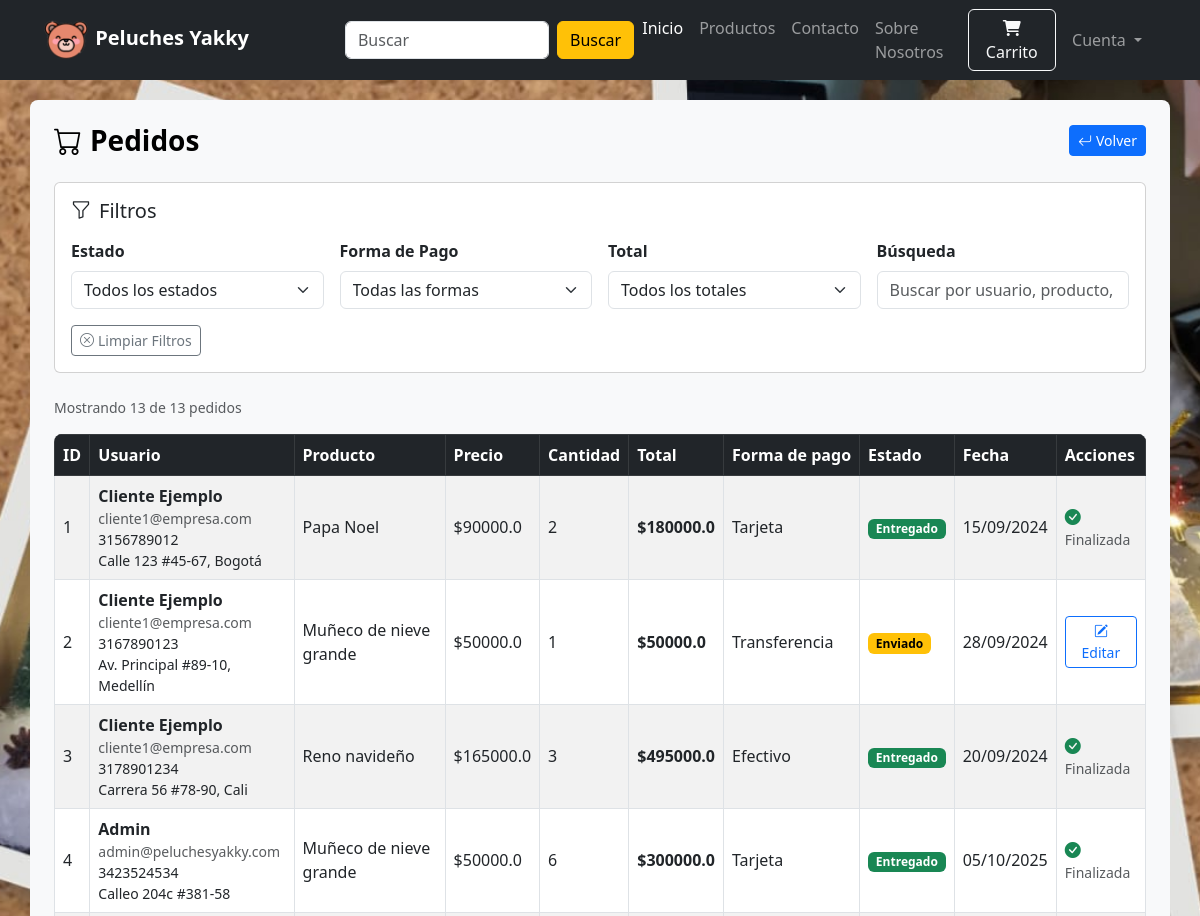
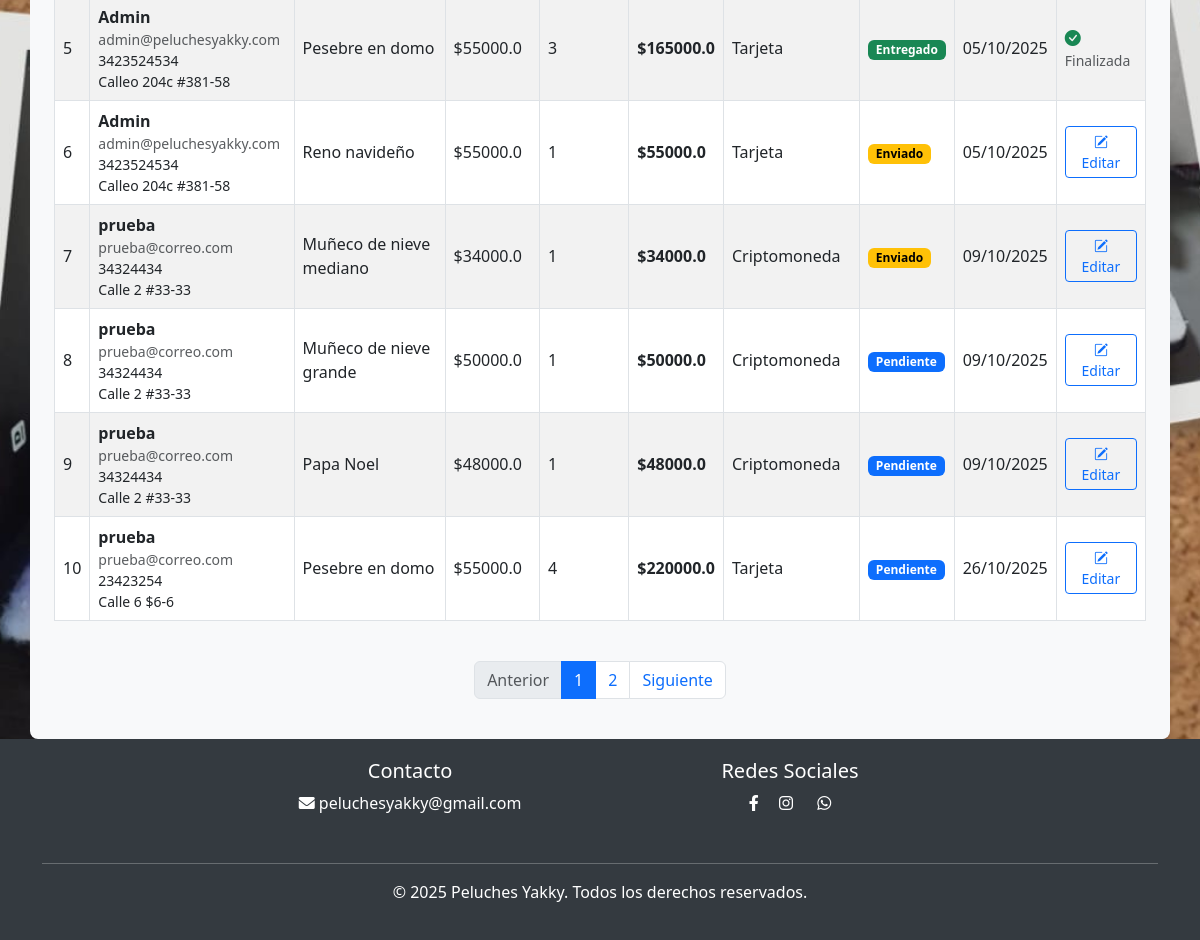
The app's page /ver-pedidos (signed in) with its own data (2 pictures, top to bottom).
### website/models/order_model.py (models this page shows, shortened)
class Order(db.Model):
    id = db.Column(db.Integer, primary_key=True)
    quantity = db.Column(db.Integer, nullable=False)
    price = db.Column(db.Float, nullable=False)
    status = db.Column(db.String(100), default="Pendiente")
    payment_id = db.Column(db.String(1000), default=lambda: str(uuid.uuid4())[:8])
    address = db.Column(db.String(1000), nullable=False)
    phone = db.Column(db.String(20), nullable=False)
    forma_pago = db.Column(db.String(20), nullable=False)
    fecha_creacion = db.Column(db.DateTime(), default=datetime.utcnow)
    customer_link = db.Column(db.Integer, db.ForeignKey("customer.id"), nullable=False)
    product_link = db.Column(db.Integer, db.ForeignKey("product.id"), nullable=False)

### website/models/customer_model.py (models this page shows, shortened)
class Customer(db.Model, UserMixin):
    id = db.Column(db.Integer, primary_key=True)
    rol_id = db.Column(
        db.Integer, db.ForeignKey("rol.id_rol"), nullable=True, default=3
    )
    email = db.Column(db.String(100), unique=True)
    username = db.Column(db.String(100))
    password_hash = db.Column(db.String(150))
    date_joined = db.Column(db.DateTime(), default=datetime.utcnow)
    active = db.Column(db.Boolean, default=True)
    telefono = db.Column(db.Integer, nullable=True)
    cart_items = db.relationship(
        "Cart", backref=db.backref("customer", lazy=True), cascade="all, delete-orphan"
    )
    orders = db.relationship(
        "Order", backref=db.backref("customer", lazy=True), cascade="all, delete-orphan"
    )
    @property
    def is_authenticated(self):
        return True  # Para usuarios reales siempre True
    @property
    def password(self):
        raise AttributeError("Password is not a readable Attribute")

### website/models/producto_model.py (models this page shows, shortened)
class Product(db.Model):
    id = db.Column(db.Integer, primary_key=True)
    product_name = db.Column(db.String(100), nullable=False)
    current_price = db.Column(db.Integer, nullable=False)
    precio_costo = db.Column(db.Integer, nullable=False)  # tarea
    previous_price = db.Column(db.Integer, nullable=False)
    in_stock = db.Column(db.Integer, nullable=False)
    product_picture = db.Column(db.String(1000), nullable=False)
    flash_sale = db.Column(db.Boolean, default=False)
    date_added = db.Column(db.DateTime, default=datetime.utcnow)
    descripcion = db.Column(db.String(1000), nullable=False)
    is_deleted = db.Column(db.Boolean, default=False)
    carts = db.relationship(
        "Cart", backref=db.backref("product", lazy=True), cascade="all, delete-orphan"
    )
    orders = db.relationship(
        "Order", backref=db.backref("product", lazy=True), cascade="all, delete-orphan"
    )

### website/admin.py (the view)
@admin.route("/ver-pedidos", methods=["GET", "POST"])
@login_required
@rol_required(1)
def ver_pedidos():
    if current_user.id == 1:
        pedidos = Order.query.all()
        return render_template("ver_pedidos.html", pedidos=pedidos)
    return render_template("error_404.html")

### website/templates/ver_pedidos.html (shortened to what this page needs)
{% extends 'index.html' %}
{% block body %}
{% if pedidos | length < 1 %} <div class="fondo" style="min-height: 100vh; padding-top: 20px;">
    <div class="container bg-light rounded-3 p-2 ">
        <div class="d-flex justify-content-between align-items-center mb-5">
            <h1 class="text-black mb-0 display-4 fw-bold">
                <i class="bi bi-cart fs-1 text-black m-3"></i> Pedidos
            </h1>
            <div class="d-flex gap-3">
                <button onclick="window.location.href='/adminvista'" class="btn btn-primary">
                    <i class="bi bi-arrow-return-left me-2"></i> Volver
                </button>
            </div>
        </div>
        <h1 class="text-black mb-0 display-4 fw-bold text-center p-5">
            <i class="bi bi-emoji-frown-fill fs-1 text-black m-3"></i> No hay pedidos
        </h1>
    </div>
    </div>
    {% else %}
    <div class="fondo" style="min-height: 100vh; padding-top: 20px;">
        <div class="container bg-light rounded-3 p-4">
            <div class="d-flex justify-content-between align-items-center mb-4">
                <h1 class="text-black mb-0 fs-3 fw-bold">
                    <i class="bi bi-cart me-2"></i>Pedidos
                </h1>
                <button onclick="window.location.href='/adminvista'" class="btn btn-primary btn-sm">
                    <i class="bi bi-arrow-return-left me-1"></i>Volver
                </button>
            </div>
            <div class="card mb-4">
                <div class="card-body">
                    <h5 class="card-title mb-3">
                        <i class="bi bi-funnel me-2"></i>Filtros
                    </h5>
                    <div class="row g-3">
                        <div class="col-md-3">
                            <label class="form-label fw-bold">Estado</label>
                            <select class="form-select" id="filterEstado">
                                <option value="all">Todos los estados</option>
                            </select>
                        </div>
                        <div class="col-md-3">
                            <label class="form-label fw-bold">Forma de Pago</label>
                            <select class="form-select" id="filterPago">
                                <option value="all">Todas las formas</option>
                                {% set formas_pago_unicas = [] %}
                                {% for pedido in pedidos %}
                                {% if pedido.forma_pago and pedido.forma_pago not in formas_pago_unicas %}
                                {% set _ = formas_pago_unicas.append(pedido.forma_pago) %}
                                {% endif %}
                                {% endfor %}
                            </select>
                        </div>
                        <div class="col-md-3">
                            <label class="form-label fw-bold">Total</label>
                            <select class="form-select" id="filterTotal">
                                <option value="all">Todos los totales</option>
                            </select>
                        </div>
                        <div class="col-md-3">
                            <label class="form-label fw-bold">Búsqueda</label>
                            <input type="text" class="form-control" id="searchInput"
                                placeholder="Buscar por usuario, producto, email...">
                        </div>
                    </div>
                    <div class="row mt-3">
                        <div class="col-12">
                            <button class="btn btn-outline-secondary btn-sm" id="clearFilters">
                                <i class="bi bi-x-circle me-1"></i>Limpiar Filtros
                            </button>
                        </div>
                    </div>
                </div>
            </div>
            <div class="d-flex justify-content-between align-items-center mb-3">
                <small class="text-muted" id="resultCount">
                </small>
            </div>
            <div class="table-responsive-lg rounded-3">
                <table class="table table-bordered table-hover table-striped align-middle">
                    <thead class="table-dark">
                        <tr>
                            <th class="text-nowrap">ID</th>
                            <th class="text-nowrap">Usuario</th>
                            <th class="text-nowrap">Producto</th>
                            <th class="text-nowrap">Precio</th>
                            <th class="text-nowrap">Cantidad</th>
                            <th class="text-nowrap">Total</th>
                            <th class="text-nowrap">Forma de pago</th>
                            <th class="text-nowrap">Estado</th>
                            <th class="text-nowrap">Fecha</th>
                            <th class="text-nowrap">Acciones</th>
                        </tr>
                    </thead>
                    <tbody id="pedidosTableBody">
                        {% for item in pedidos %}
                        <tr class="pedido-row" data-estado="{{ item.status }}" data-pago="{{ item.forma_pago }}"
                            data-total="{{ item.price * item.quantity }}"
                            data-search="{{ item.customer.username ~ ' ' ~ item.customer.email ~ ' ' ~ item.product.product_name ~ ' ' ~ item.phone ~ ' ' ~ item.address }}">
                            <td>{{ item.id }}</td>
                            <td>
                                <div class="d-flex flex-column">
                                    <span class="fw-bold">{{ item.customer.username }}</span>
                                    <small class="text-muted">{{ item.customer.email }}</small>
                                    <small>{{ item.phone }}</small>
                                    <small>{{ item.address }}</small>
                                </div>
                            </td>
                            <td>
                                <div class="d-flex align-items-center">
                                    <span>{{ item.product.product_name }}</span>
                                </div>
                            </td>
                            <td>${{ item.price }}</td>
                            <td>{{ item.quantity }}</td>
                            <td class="fw-bold">${{ item.price * item.quantity }}</td>
                            <td>{{ item.forma_pago }}</td>
                            <td>
                                <span class="badge
                                {% if item.status == 'Entregado' %}bg-success
                                {% elif item.status == 'Enviado' %}bg-warning text-black
                                {% else %}bg-primary{% endif %}">
                                    {{ item.status }}
                                </span>
                            </td>
                            <td class="text-nowrap">{{ item.fecha_creacion.strftime('%d/%m/%Y') }}</td>
                            <td>
                                {% if item.status == 'Entregado' %}
                                <i class="bi bi-check-circle-fill text-success" title="Completada"></i>
                                <small class="text-muted d-block">Finalizada</small>
                                {% else %}
                                <a href="/actua-pedido/{{ item.id }}" class="btn btn-sm btn-outline-primary">
                                    <i class="bi bi-pencil-square"></i> Editar
                                </a>
                                {% endif %}
                            </td>
                        </tr>
                        {% endfor %}
                    </tbody>
                </table>
            </div>
            <nav aria-label="Paginación de pedidos" class="mt-4">
                <ul class="pagination justify-content-center" id="pagination">
                </ul>
            </nav>
        </div>
    </div>
    {% endif %}
    {% endblock %}

### website/static/css/style.css (style rules this page uses)
.fondo { background-image: url(../img/fondo.png); background-position: center; background-repeat: repeat; background-attachment: fixed; background-size: cover; }

### website/templates/ver_pedidos.html (style rules this page uses)
.table-responsive-lg { overflow-x: auto; -webkit-overflow-scrolling: touch; }
.fondo { background-color: #f8f9fa; }
.pedido-row { transition: all 0.3s ease; }

### records on screen
Order: id "1", customer.username "Cliente Ejemplo", customer.email "cliente1@empresa.com", phone "3156789012", address "Calle 123 #45-67, Bogotá", product.product_name "Papa Noel", price "90000.0", quantity "2", item.price*item.quantity "180000.0", forma_pago "Tarjeta", status "Entregado", fecha_creacion "15/09/2024", shows "Finalizada"
Order: id "2", customer.username "Cliente Ejemplo", customer.email "cliente1@empresa.com", phone "3167890123", address "Av. Principal #89-10, Medellín", product.product_name "Muñeco de nieve grande", price "50000.0", quantity "1", item.price*item.quantity "50000.0", forma_pago "Transferencia", status "Enviado", fecha_creacion "28/09/2024"
Order: id "3", customer.username "Cliente Ejemplo", customer.email "cliente1@empresa.com", phone "3178901234", address "Carrera 56 #78-90, Cali", product.product_name "Reno navideño", price "165000.0", quantity "3", item.price*item.quantity "495000.0", forma_pago "Efectivo", status "Entregado", fecha_creacion "20/09/2024", shows "Finalizada"
Order: id "4", customer.username "Admin", customer.email "admin@peluchesyakky.com", phone "3423524534", address "Calleo 204c #381-58", product.product_name "Muñeco de nieve grande", price "50000.0", quantity "6", item.price*item.quantity "300000.0", forma_pago "Tarjeta", status "Entregado", fecha_creacion "05/10/2025", shows "Finalizada"
Order: id "5", customer.username "Admin", customer.email "admin@peluchesyakky.com", phone "3423524534", address "Calleo 204c #381-58", product.product_name "Pesebre en domo", price "55000.0", quantity "3", item.price*item.quantity "165000.0", forma_pago "Tarjeta", status "Entregado", fecha_creacion "05/10/2025", shows "Finalizada"
Order: id "6", customer.username "Admin", customer.email "admin@peluchesyakky.com", phone "3423524534", address "Calleo 204c #381-58", product.product_name "Reno navideño", price "55000.0", quantity "1", item.price*item.quantity "55000.0", forma_pago "Tarjeta", status "Enviado", fecha_creacion "05/10/2025"
Order: id "7", customer.username "prueba", customer.email "prueba@correo.com", phone "34324434", address "Calle 2 #33-33", product.product_name "Muñeco de nieve mediano", price "34000.0", quantity "1", item.price*item.quantity "34000.0", forma_pago "Criptomoneda", status "Enviado", fecha_creacion "09/10/2025"
Order: id "8", customer.username "prueba", customer.email "prueba@correo.com", phone "34324434", address "Calle 2 #33-33", product.product_name "Muñeco de nieve grande", price "50000.0", quantity "1", item.price*item.quantity "50000.0", forma_pago "Criptomoneda", status "Pendiente", fecha_creacion "09/10/2025"
Order: id "9", customer.username "prueba", customer.email "prueba@correo.com", phone "34324434", address "Calle 2 #33-33", product.product_name "Papa Noel", price "48000.0", quantity "1", item.price*item.quantity "48000.0", forma_pago "Criptomoneda", status "Pendiente", fecha_creacion "09/10/2025"
Order: id "10", customer.username "prueba", customer.email "prueba@correo.com", phone "23423254", address "Calle 6 $6-6", product.product_name "Pesebre en domo", price "55000.0", quantity "4", item.price*item.quantity "220000.0", forma_pago "Tarjeta", status "Pendiente", fecha_creacion "26/10/2025"
